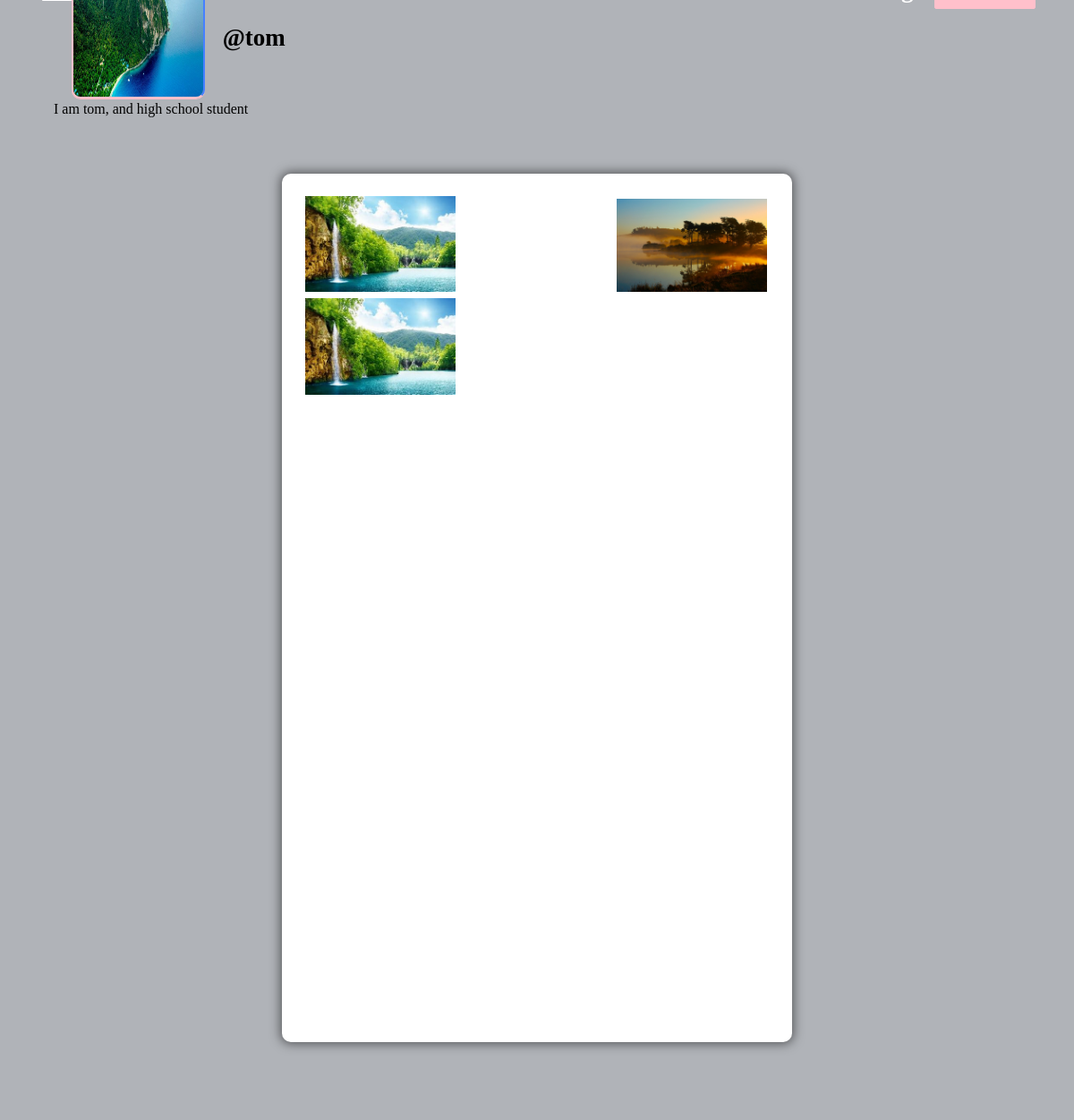
The page /profile/tom (signed in) on the database its author committed.
### core/models.py (models this page shows, shortened)
class Profile(models.Model):
    user = models.ForeignKey(User, on_delete=models.CASCADE)
    id_user = models.IntegerField("ID пользователя")
    bio = models.TextField("Био", blank=True)
    profileimg = models.ImageField("Фото профиля",upload_to='profile_images', default='blank-profile-picture.png')
    location = models.CharField("Локация",max_length=100, blank=True)

class Post(models.Model):
    id = models.UUIDField(primary_key=True, default=uuid.uuid4)
    user = models.CharField("Имя",max_length=100)
    image = models.ImageField("Фото",upload_to='post_images')
    caption = models.TextField("Текст поста")
    created_at = models.DateTimeField("Время добавления",default=datetime.now)
    no_of_likes = models.IntegerField("Кол-во лайков",default=0)

### core/views.py (the view)
# urls.py: path('profile/<str:pk>', views.profile, name='profile'),
@login_required(login_url='signin')
def profile(request, pk):
    user_object = User.objects.get(username=pk)
    user_profile = Profile.objects.get(user=user_object)
    user_posts = Post.objects.filter(user=pk)
    user_post_length = len(user_posts)
    follower = request.user.username
    user = pk
    if FollowersCount.objects.filter(follower=follower, user=user).first():
        button_text = 'Unfollow'
    else:
        button_text = 'Follow'
    user_followers = len(FollowersCount.objects.filter(user=pk))
    user_following = len(FollowersCount.objects.filter(follower=pk))
    context = {
        'user_object': user_object,
        'user_profile': user_profile,
        'user_posts': user_posts,
        'user_post_length': user_post_length,
        'button_text': button_text,
        'user_followers': user_followers,
        'user_following': user_following,
    }
    return render(request, 'profile.html', context)

### templates/profile.html (shortened to what this page needs)
{% load static %}
<!DOCTYPE html>
<html lang="en">
<head>
    <link rel="stylesheet" href="{% static 'css/main.min.css' %}">
    <link rel="stylesheet" href="{% static 'css/style.css' %}">
    <link rel="stylesheet" href="{% static 'css/color.css' %}">
    <link rel="stylesheet" href="{% static 'css/responsive.css' %}">
</head>
<body>
	<section>
			<div class="feature-photo">
				<figure><img src="{% static 'images/resources/timeline-1.jpg' %}" alt=""></figure>
				<form action="/follow" method="POST">
					<div class="add-btn">
					{% if user_object.username == user.username %}
					<a href="/settings" data-ripple="">Account Settings</a>
					{% else %}
					<a data-ripple=""><button type="submit" style="background-color: #ffc0cb; border: #ffc0cb;">{{button_text}}</button></a>
					{% endif %}
					</div>
				</form>
				<div class="container-fluid">
					<div class="row merged">
						<div class="col-lg-2 col-sm-3">
							<div class="user-avatar">
								<figure>
									<img src="{{user_profile.profileimg.url}}" style="height: 250px; width: 100%;" alt="">
								</figure>
							</div>
						</div>
						<div class="col-lg-10 col-sm-9">
							<div class="timeline-info">
								<ul>
									<li class="admin-name">
									  <h5 style="color: black;white-space: nowrap; width: 110px; font-size: 27px;"><b>@{{user_profile.user.username}}</b></h5>
									</li>
								</ul>
							</div>
						</div>
					</div>
				</div>
			</div>
		</section>
		<section>
			<div class="bio">
					{{user_profile.bio}}
			</div>
		</section>
	<section>
		<div class="gap gray-bg">
			<div class="container-fluid">
				<div class="row">
					<div class="col-lg-12">
						<div class="row" id="page-contents">
							<div class="col-lg-3">
								<aside class="sidebar static">
								</aside>
							</div>
							<div class="col-lg-6">
								<div class="central-meta">
									<ul class="photos">
										{% for post in user_posts %}
										<li>
											<a class="strip" href="{{post.image.url}}" title="" data-strip-group="mygroup" data-strip-group-options="loop: false">
												<img src="{{post.image.url}}" alt=""></a>
										</li>
										{% endfor %}
									</ul>
								</div>
							</div>
							<div class="col-lg-3">
								<aside class="sidebar static">
								</aside>
							</div>
						</div>
					</div>
				</div>
			</div>
		</div>
	</section>
</body>
</html>

### static/css/color.css (style rules this page uses)
#nprogress .bar, .timeline-info > ul li a::before, .add-btn > a, .activitiez > li::before, form button, .colla-apps > li a:hover, a.underline:before, .setting-row input:checked + label, .user-avatar:hover .edit-phto, .error-meta > a, .color-bg, .add-butn, .nav.nav-tabs.likes-btn > li a.active, a.dislike-btn, .drop > a:hover, .btn-view.btn-load-more:hover, .accordion .card h5 button[aria-expanded="true"], .chat-head, .f-page > figure em, .inbox-panel-head > ul > li > a, .nav-tabs--left .nav-link.active, .nav-tabs--left .nav-link.active:hover, footer .widget-title h4::before, #topcontrol, .sidebar .widget-title::before, .f-title::before, .g-post-classic > figure > i::after, .purify > a, .help-list > a:hover, .open-position::before, .info > a, .category-box:hover, .category-box.selected, a.main-btn, .section-heading::before, .getquot-baner, .more-branches > h4::before, .is-helpful > a, .cart-optionz > li > a:hover, .paginationz > li a:hover, .paginationz > li a.active, .shopping-cart, a.btn2:hover, .form-submit > input[type="submit"], button.submit-checkout, .delete-cart:hover, .proceed .button, .amount-area .update-cart, a.addnewforum, .apply-bttons > a { background: orange; }

### static/css/responsive.css (style rules this page uses)
@media screen and (max-width: 1281px) and (min-width: 1024px) { .photos > li { min-width: 32.2%; width: 32.2%; } }
@media screen and (max-width: 1281px) and (min-width: 1024px) { .timeline-info { line-height: 51px; } }
@media screen and (max-width: 1281px) and (min-width: 1024px) { .timeline-info .admin-name > h5 { font-size: 20px; } }
@media screen and (max-width: 1281px) and (min-width: 1024px) { .user-avatar { width: 80.2% } }

### rows shown on the page
Profile: profileimg (picture), user.username "tom", bio "I am tom, and high school student"
Post: image (picture)
Post: image (picture)
Post: image (picture)
